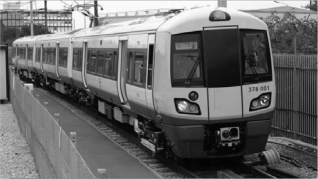
#> input picture 7주차/images/images/train_input.png, 318 x 179 px, found by its file name
$ jupyter execute Week7.ipynb   (shell and % lines are left out)   (older library calls are emulated)
#> lines starting #> are read from the running program, lines starting #| are printed output that depends on the picture
[cell 1]
# 라이브러리 불러오기
import cv2
import numpy as np
import matplotlib.pyplot as plt

# <font style = "color:rgb(50,120,229)">Convolution </font>

The most basic type of image filtering is called **Convolution**. It is the basis of all linear filters. If you want to blur an image, you use convolution. If you want to sharpen an image, you use a different convolution kernel. If you want to detect edges, convolution is the first step. And yes, it is the same convolution used in state-of-the-art neural networks.

## <font style = "color:rgb(50,120,229)">What is convolution?</font>

A convolution operation requires **two inputs**

1. An input image : For color images, convolution is performed on the R, G and B channels separately.

2. A convolution kernel : This is a small matrix of numbers. An example of a 3x3 convolution kernel is shown on the right. As you can see, there are no restrictions on entries of the kernel. They could be any kind of numbers -- positive, negative, decimals etc.

$$\begin{bmatrix} 0 & 1 & 3 \\ 0.1 & -1 & 1.5 \\ 4 & 3 & 1.7 \end{bmatrix}$$

The output is a **filtered** image. Depending on the implementation of convolution operation, the size of the filtered image is either equal to or slightly smaller than the original image. It will be clear why the dimension of the output image is smaller in the next few paragraphs.

Let us discuss convolution on a grayscale image. **For color images, convolution is performed independently on each channel.**

The image below illustrates the convolution operation. The 3x3 convolution kernel is shown in blue. We move pixel by pixel in the image and extract a patch centered at the pixel and of the same size as the convolution kernel. This patch is shown in red. The output pixel value is calculated by multiplying corresponding elements of the image patch and the convolution kernel followed by adding up all the products.

**Boundary Conditions?**

You may be thinking this is all good and fine, but what happens at the boundary? At the boundary, the convolution is not uniquely defined. There are a few options we can choose from.

1. **Ignore the boundary pixels :** If we discount the boundary pixels, the output image will be slightly smaller than the input image.

2. **Zero padding :** We can pad the input image with zeros at the boundary pixels to make it larger and then perform convolution.

3. **Replicate border :** The other option is to replicate the boundary pixels of the input image and then perform the convolution operation on this larger image.

4. **Reflect border :** The preferred option is to reflect the border about the boundary. Reflecting ensures a smooth intensity transition of pixels at the boundary.

By default OpenCV uses border type `BORDER_REFLECT_101` which is the same as option `4`.

### **<font style = "color:rgb(255,0,0)">Note:</font>**

Strictly speaking, the convolution filtering described above is actually called correlation filtering. Correlation and convolution are exactly the same operation with one difference. In convolution, the kernel is rotated 180 degrees before doing the correlation operation. When the kernel is symmetric, correlation and convolution are the same.

[cell 2]
# 예제 - 블러링(Blurring)

# 이미지 파일 불러오기
img = cv2.imread('./train_input.png')
#> img is the input picture: shape (179, 318, 3); mean B, G, R 103.7, 103.7, 103.7

# 커널(Kernel) 생성
kernel_identity = np.array([[0,0,0], [0,1,0], [0,0,0]])
kernel_3x3 = np.ones((3,3), np.float32) / 9.0
kernel_5x5 = np.ones((5,5), np.float32) / 25.0

# 필터 적용 (컨볼루션(Convolution) 연산)
output1 = cv2.filter2D(img, -1, kernel_identity)
output2 = cv2.filter2D(img, -1, kernel_3x3)
output3 = cv2.filter2D(img, -1, kernel_5x5)

# 가우시안 블러링(GaussianBlur) 적용
# 시그마(sigma)를 2.0으로 설정
output4 = cv2.GaussianBlur(img, (0, 0), 2.0)

# 결과 출력
plt.figure(figsize=[12,12])
plt.subplot(321);plt.imshow(img[...,::-1]);plt.title("Original")
plt.subplot(322);plt.imshow(output1[...,::-1]);plt.title("Identity")
plt.subplot(323);plt.imshow(output2[...,::-1]);plt.title("3x3 filter")
plt.subplot(324);plt.imshow(output3[...,::-1]);plt.title("5x5 filter")
plt.subplot(325);plt.imshow(output4[...,::-1]);plt.title("Gaussian blur")

plt.show()

# 과제 1

*   이미지에 GaussianBlur를 적용하시오.
  *   sigma = 0.8, 3 일 때, 각각에 대해 연산하시오.
  *   sigma가 0.8일 때, 위의 3x3과 5x5 필터 중 어느 것과 비슷한가?

[cell 3]
# Assignment 1 코드 작성

[cell 4]
# 예제 - 모션 블러(Motion Blur)

# 이미지 파일 불러오기
img = cv2.imread('./tree_input.png')
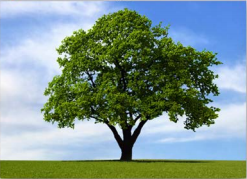
#> input picture 7주차/images/images/tree_input.png, 247 x 179 px, found by its file name
#> img is the input picture: shape (179, 247, 3); mean B, G, R 142.9, 149, 125.7

size = 9

# 커널(Kernel) 생성
kernel_motion_blur = np.zeros((size, size))
kernel_motion_blur[int((size-1)/2), :] = np.ones(size)
kernel_motion_blur = kernel_motion_blur / size

# Numpy Float 출력 옵션 설정 (소수점 2번째 자리까지 출력)
np.set_printoptions(precision=2)
print('Generated Kernel\n', kernel_motion_blur)

# 필터 적용 (컨볼루션(Convolution) 연산)
output = cv2.filter2D(img, -1, kernel_motion_blur)

# 결과 출력
plt.figure(figsize=[12,10])
plt.subplot(121);plt.imshow(img[...,::-1]);plt.title("Original")
plt.subplot(122);plt.imshow(output[...,::-1]);plt.title("Motion Blur")

plt.show()

[cell 5]
# 예제 - 샤프닝(Sharpening)

# 이미지 파일 불러오기
img = cv2.imread('./train_input.png')

# 커널(Kernel) 생성
kernel_sharpen_1 = np.array([[-1,-1,-1], [-1,9,-1], [-1,-1,-1]])
kernel_sharpen_2 = np.array([[1,1,1], [1,-7,1], [1,1,1]])
kernel_sharpen_3 = np.array([[-1,-1,-1,-1,-1],
                             [-1, 2, 2, 2,-1],
                             [-1, 2, 8, 2,-1],
                             [-1, 2, 2, 2,-1],
                             [-1,-1,-1,-1,-1]]) / 8.0

# 필터 적용 (컨볼루션(Convolution) 연산)
output1 = cv2.filter2D(img, -1, kernel_sharpen_1)
output2 = cv2.filter2D(img, -1, kernel_sharpen_2)
output3 = cv2.filter2D(img, -1, kernel_sharpen_3)

# 결과 출력
plt.figure(figsize=[12,10])
plt.subplot(221);plt.imshow(img[...,::-1]);plt.title("Original")
plt.subplot(222);plt.imshow(output1[...,::-1]);plt.title("sharpen1")
plt.subplot(223);plt.imshow(output2[...,::-1]);plt.title("sharpen2")
plt.subplot(224);plt.imshow(output3[...,::-1]);plt.title("sharpen3")

plt.show()

[cell 6]
# 예제 - 엠보싱(Embossing)

# 이미지 파일 불러오기
img = cv2.imread('./house_input.png')
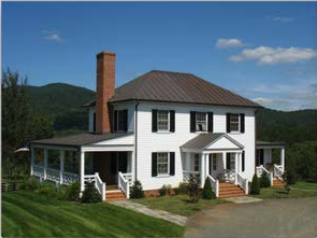
#> input picture 7주차/images/images/house_input.png, 317 x 238 px, found by its file name
#> img is the input picture: shape (238, 317, 3); mean B, G, R 108.4, 102.1, 84.9

# 커널(Kernel) 생성
kernel_emboss_1 = np.array([[0,-1,-1], [1,0,-1], [1,1,0]])
kernel_emboss_2 = np.array([[-1,-1,0], [-1,0,1], [0,1,1]])
kernel_emboss_3 = np.array([[1,0,0], [0,0,0], [0,0,-1]])

# BGR에서 GRAY로 변경
gray_img = cv2.cvtColor(img, cv2.COLOR_BGR2GRAY)
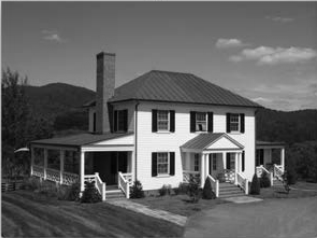
#> gray_img: shape (238, 317); min 3, max 250, mean 97.7

# 필터 적용 (컨볼루션(Convolution) 연산)
output1 = cv2.filter2D(gray_img, -1, kernel_emboss_1)
#> output1: shape (238, 317)
output2 = cv2.filter2D(gray_img, -1, kernel_emboss_2)
#> output2: shape (238, 317)
output3 = cv2.filter2D(gray_img, -1, kernel_emboss_3)
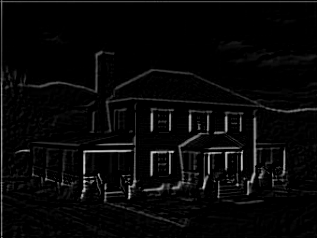
#> output3: shape (238, 317); min 0, max 209, mean 7.9

# 결과 출력
plt.figure(figsize=[12,10])
plt.subplot(221);plt.imshow(img[:,:,::-1]);plt.title("Original")
plt.subplot(222);plt.imshow(output1, cmap='gray');plt.title("Embossing - South West")
plt.subplot(223);plt.imshow(output2, cmap='gray');plt.title("Embossing - South East")
plt.subplot(224);plt.imshow(output3, cmap='gray');plt.title("Embossing - North West")

plt.show()

[cell 7]
# 예제 - 엣지 검출(Edge Detection)

# 이미지 파일 불러오기
img = cv2.imread('./train_input.png')

# 소벨(Sobel) 필터 적용 (수직선 방향의 엣지를 검출)
sobel_vertical = cv2.Sobel(img, cv2.CV_64F, 1, 0, ksize=3)

# 소벨(Sobel) 필터 적용 (수평선 방향의 엣지를 검출)
sobel_horizontal = cv2.Sobel(img, cv2.CV_64F, 0, 1, ksize=3)

# 라플라시안(Laplacian) 필터 적용
laplacian = cv2.Laplacian(img, cv2.CV_64F)
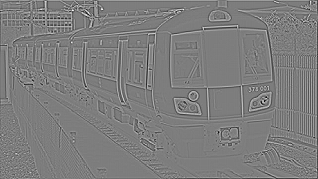
#> laplacian: shape (179, 318, 3) float64; mean B, G, R -0.2, -0.2, -0.2; drawn with min black and max white

# 캐니(Canny) 필터 적용
canny = cv2.Canny(img, 50, 240)
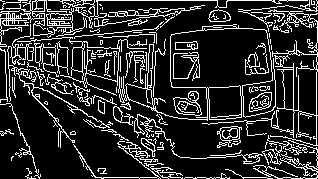
#> canny: shape (179, 318); 17.8% white in thin lines or dots

# 결과 출력
plt.figure(figsize=[12,12])
plt.subplot(321);plt.imshow(img[:,:,::-1]);plt.title("Original")
plt.subplot(322);plt.imshow(sobel_vertical, cmap='gray');plt.title("sobel_vertical")
plt.subplot(323);plt.imshow(sobel_horizontal, cmap='gray');plt.title("sobel_horizontal")
plt.subplot(324);plt.imshow(laplacian, cmap='gray');plt.title("laplacian")
plt.subplot(325);plt.imshow(canny, cmap='gray');plt.title("canny")

plt.show()
#> figure, not shown here; B, G, R data is drawn as R, G, B

# 과제 2

*   과제 1번의 결과에서 엣지 검출을 수행하시오.
  *   Gaussian Blurring이 적용되어 있는 과제 1번에 Sobel, Laplacian, Canny를 적용하시오.
  *   Gaussian Blurring이 적용되어 있지 않은 것과 비교하였을 때, 어떻게 변했는지 설명하시오.

[cell 8]
# Assignment 2 코드 작성

[cell 9]
# 예제 - 모폴로지(Morphology)

# 이미지 파일 불러오기
img = cv2.imread('./text_input.png')
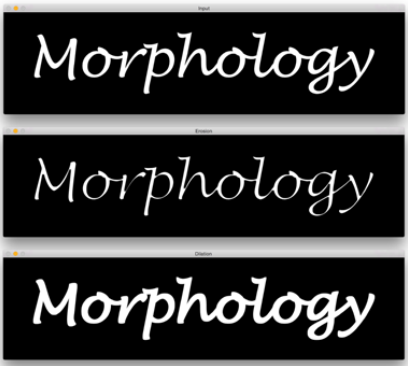
#> input picture 7주차/images/images/text_input.png, 408 x 366 px, found by its file name
#> img is the input picture: shape (366, 408, 3); mean B, G, R 55.2, 55.3, 55.3

# 커널(Kernel) 생성
kernel = np.ones((5,5), np.uint8)

# 침식 연산 적용
img_erosion = cv2.erode(img, kernel, iterations=1)

# 팽창 연산 적용
img_dilation = cv2.dilate(img, kernel, iterations=1)

# 결과 출력
plt.figure(figsize=[12,12])
plt.subplot(221);plt.imshow(img, cmap='gray');plt.title("Original")
plt.subplot(223);plt.imshow(img_erosion, cmap='gray');plt.title("img_erosion")
plt.subplot(224);plt.imshow(img_dilation, cmap='gray');plt.title("img_dilation")

plt.show()
#> figure, not shown here; B, G, R data is drawn as R, G, B

# 과제 3

*   위의 이미지에 opening, closing의 결과를 구하시오.
  *   cv2.morphologyEx() 함수를 이용

[cell 10]
# Assignment 3 코드 작성

[cell 11]
# Histogram Equalization : Gray image

img = cv2.imread('./low_cont.jpg')
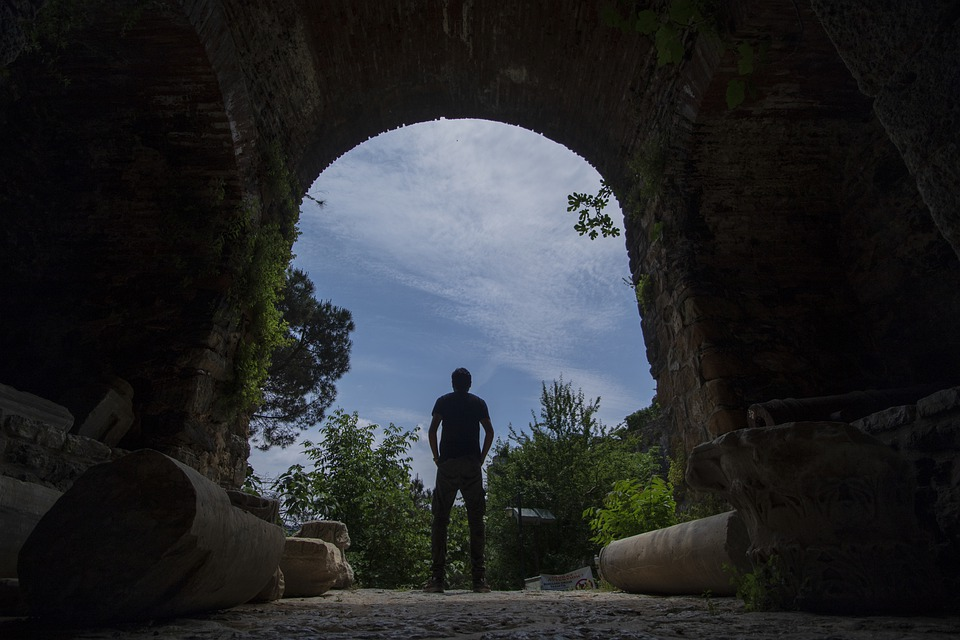
#> input picture 7주차/images/images/low_cont.jpg, 960 x 640 px, found by its file name
#> img is the input picture: shape (640, 960, 3); mean B, G, R 42, 40, 38.4
imgGray = cv2.cvtColor(img, cv2.COLOR_BGR2GRAY)

# equalize the histogram of the Gray image
outputGray = cv2.equalizeHist(imgGray)

# for color image
img_yuv = cv2.cvtColor(img, cv2.COLOR_BGR2YUV)
#> img_yuv: shape (640, 960, 3); mean of channels 0, 1, 2 39.7, 129.1, 126.9
img_yuv[:,:,0] = cv2.equalizeHist(img_yuv[:,:,0])
#> img_yuv: shape (640, 960, 3); mean of channels 0, 1, 2 130, 129.1, 126.9
output = cv2.cvtColor(img_yuv, cv2.COLOR_YUV2BGR)
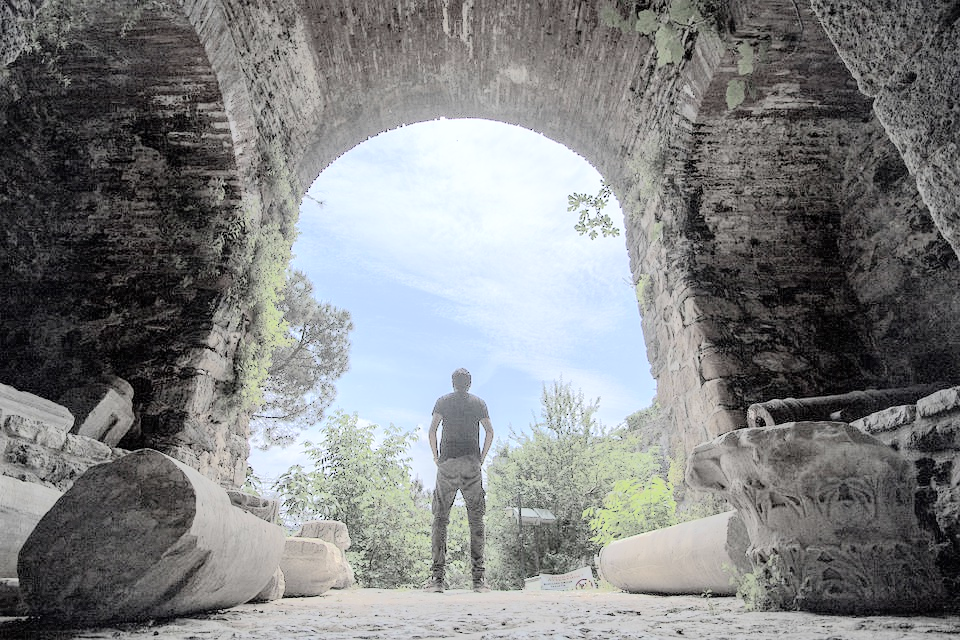
#> output: shape (640, 960, 3); mean B, G, R 130.8, 130.2, 128.6

# show results
plt.figure(figsize=[12,8])
plt.subplot(221);plt.imshow(img[:,:,::-1]);plt.title("Original")
plt.subplot(222);plt.imshow(imgGray, cmap='gray');plt.title("Original_Gray")
plt.subplot(224);plt.imshow(outputGray, cmap='gray');plt.title("HistEQ(Gray)")
plt.subplot(223);plt.imshow(output[:,:,::-1]);plt.title("HistEQ(Color)")

plt.show()
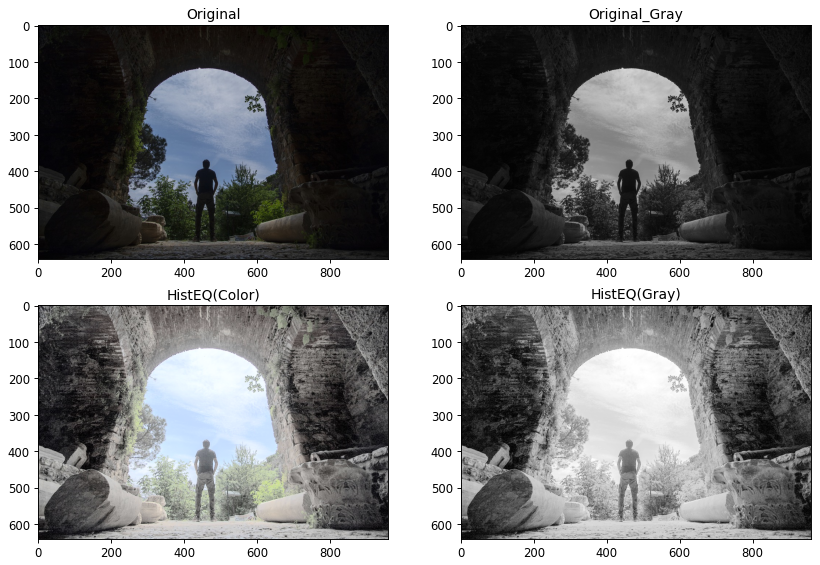
#> figure drawn by matplotlib, 4 panels
